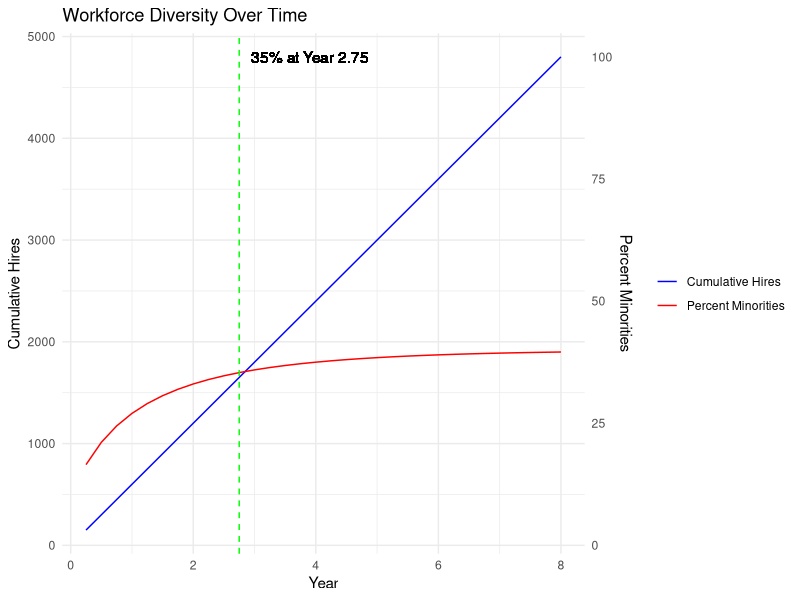

Write the R code that produced this figure.
# Required Libraries
library(MASS)  # For mvrnorm function
library(ggplot2)
library(ggrepel)

# Constants
current_minority_proportion <- 0.10  # Starting with 10% minorities
current_workforce_size <- 600       # Initial workforce size
target_minority_ratio <- 0.35        # Target 35% minority ratio
quarterly_turnover_rate <- 0.10      # 10% turnover rate
number_of_new_hires <- 150           # Number of new hires each quarter
years <- 8                           # Total number of years
quarters <- years * 4                # Total number of quarters

# Adjusting the expected proportion of minorities in new hires
# Increase this value to reach the target faster
expected_proportion_minorities_new_hires <- 0.40  # 40% minorities in new hires

# Data storage
years_passed <- numeric(quarters)
cumulative_hires <- numeric(quarters)
minority_proportions <- numeric(quarters)

# Simulation loop with corrected cumulative hires calculation
for (i in 1:quarters) {
  # Calculate turnover
  minorities_leaving <- round(current_minority_proportion * current_workforce_size * quarterly_turnover_rate)
  non_minorities_leaving <- round((1 - current_minority_proportion) * current_workforce_size * quarterly_turnover_rate)
  
  # Update workforce after turnover
  current_workforce_size <- current_workforce_size - minorities_leaving - non_minorities_leaving
  current_minority_count <- current_minority_proportion * current_workforce_size
  
  # Add new hires
  current_workforce_size <- current_workforce_size + number_of_new_hires
  current_minority_count <- current_minority_count + (expected_proportion_minorities_new_hires * number_of_new_hires)
  
  # Update minority proportion
  current_minority_proportion <- current_minority_count / current_workforce_size
  
  # Correctly calculating cumulative hires
  cumulative_hires[i] <- number_of_new_hires * i
  
  # Store data
  years_passed[i] <- i / 4
  minority_proportions[i] <- current_minority_proportion * 100
}

# Creating a DataFrame
data <- data.frame(
  Year = years_passed,
  Cumulative_Hires = cumulative_hires,
  Percent_Minorities = minority_proportions
)

# Plotting
max_hires <- max(data$Cumulative_Hires)  # Get the maximum value of Cumulative_Hires

# Find the quarter when minority proportion reaches 35%
target_minority_proportion <- 35
target_reached_quarter <- which(minority_proportions >= target_minority_proportion)[1]
target_reached_year <- years_passed[target_reached_quarter]

# Preparing data for plotting
data$Scaled_Percent_Minorities <- data$Percent_Minorities * max(data$Cumulative_Hires) / 100

# Plotting with demarcation for when 35% is reached
plot <- ggplot(data, aes(x = Year)) +
  geom_line(aes(y = Cumulative_Hires, color = "Cumulative Hires")) +
  geom_line(aes(y = Scaled_Percent_Minorities, color = "Percent Minorities")) +
  geom_vline(xintercept = target_reached_year, linetype = "dashed", color = "green") +
  geom_text(aes(x = target_reached_year, y = max(data$Cumulative_Hires), label = paste("35% at Year", target_reached_year)), hjust = -0.1) +
  scale_color_manual(values = c("Cumulative Hires" = "blue", "Percent Minorities" = "red")) +
  labs(x = "Year", y = "Cumulative Hires") +
  scale_y_continuous(name = "Cumulative Hires", sec.axis = sec_axis(~ . * 100 / max(data$Cumulative_Hires), name = "Percent Minorities")) +
  ggtitle("Workforce Diversity Over Time") +
  theme_minimal()+
  guides(color = guide_legend(title = NULL))

# Print the plot
print(plot)

# Print the year when 35% minority representation is achieved
print(paste("35% minority representation is achieved in year:", target_reached_year))